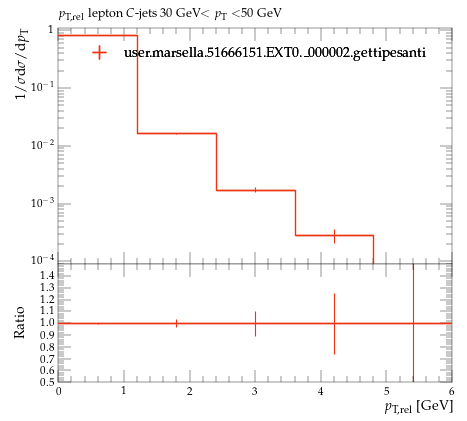

The script that saved this image:
#! /usr/bin/env python

# This Python script was auto-generated using YODA v2.0.2.
# Analysis object: /MC_HFDECAYS/avg_C_jet_l_pTrel_30_50
# Timestamp: 24-07-2026 (16:40:05)

import matplotlib as mpl
import matplotlib.pyplot as plt
mpl.use('Agg') # comment out for interactive use
import os
import numpy as np

plotDir = os.path.split(os.path.realpath(__file__))[0]
if 'YODA_USER_PLOT_PATH' in globals():
    plot_outdir = globals()['YODA_USER_PLOT_PATH']
else:
    plot_outdir = plotDir

#plot style
plt.style.use(os.path.join(plotDir, '../default.mplstyle'))
# plot metadata
figW, figH = plt.rcParams['figure.figsize']
ax_xLabel = r'$p_\mathrm{T,rel}$ [GeV]'
ax_yLabel = r'$1/\sigma \mathrm{d}\sigma/\mathrm{d}p_\mathrm{T}$'
ax_title  = r'$p_\mathrm{T,rel}$ lepton $C$-jets 30 GeV$<p_\mathrm{T}<$50 GeV'
ax_xScale = 'linear'
ax_yScale = 'log'
xLims = (0.0, 6.0)
yLims = (9e-05, 1.1)

# TeX-friendly labels for the legend
labels = {
    'legend' : ([ r"user.marsella.51666151.EXT0.\_000002.gettipesanti" ], r""),
}

# Adjust canvas width and height
canvasW = 10.0
canvasH = 9.0
figW *= canvasW/10.
figH *= canvasH/9.

# Create figure and axis objects
fig, (ax, ratio0_ax) = plt.subplots(2, 1, sharex=True,
                  figsize=(figW,figH), gridspec_kw={'height_ratios': (6.0, 3.0)})

# Set figure margins
plt.subplots_adjust(
    left   = 1.0 * plt.rcParams['figure.subplot.left'],
    right  = 1.0 * plt.rcParams['figure.subplot.right'],
    top    = 1.0 * plt.rcParams['figure.subplot.top'],
    bottom = 1.0 * plt.rcParams['figure.subplot.bottom'])

ratio0_ax.yaxis.set_major_locator(mpl.ticker.MultipleLocator(0.1))
ratio0_ax.set_ylim(0.5, 1.4999)
ratio0_ax.set_ylabel('Ratio')

# the numerical data is stored in a separate file
dataf = dict()
prefix = os.path.split(__file__)[0]
if prefix:    prefix = prefix + '/'
exec(open(prefix+'avg_C_jet_l_pTrel_30_50__data.py').read(), dataf)


legend_handles = dict() # keep track of handles for the legend

# style options for curves
# starts at zorder>=5 to draw curve on top of legend
styles = {
  'user.marsella.51666151.EXT0._000002.gettipesanti.yoda.gz': {
    'color' : '#EE3311',
    'linestyle' : '-',
    'linewidth' : 1,
    'marker' : 'none',
    'markersize' : 2,
    'capsize' : 0.0,
    'zorder' : 5,
    'histstyle' : 1,
    'drawstyle' : 'steps-pre',
    'xerrorbars' : 1,
    'yerrorbars' : 1,
    'fillcolor' : None,
    'fillopacity' : 1.0,
    'ratio0_linestyle' : '-',
    'ratio0_linewidth' : 1,
    'ratio0_marker' : 'none',
    'ratio0_markersize' : 2,
    'ratio0_capsize' : 0.0,
    'ratio0_zorder' : 5,
    'ratio0_histstyle' : 1,
    'ratio0_drawstyle' : 'steps-pre',
    'ratio0_xerrorbars' : 1,
    'ratio0_yerrorbars' : 1,
  },
}

# curve from input yoda files in main panel
for label, yvals in dataf['yvals'].items():
    if all(np.isnan(v) for v in dataf['yvals'][label]):
        continue
    tmp = None
    if styles[label]['histstyle']: # draw as histogram
        xpos = dataf['xedges'][label] if styles[label]['drawstyle'] else dataf['xpoints'][label]
        ypos = np.insert(yvals, 0, yvals[0]) if styles[label]['drawstyle'] else yvals
        if styles[label]['fillcolor']: # fill area below curve
            ax.fill_between(xpos, ypos, step='pre',
                            color=styles[label]['fillcolor'],
                            alpha=styles[label]['fillopacity'])
        tmp, = ax.plot(xpos, ypos,
                       color=styles[label]['color'],
                       linestyle=styles[label]['linestyle'],
                       linewidth=styles[label]['linewidth'],
                       drawstyle=styles[label]['drawstyle'], solid_joinstyle='miter',
                       zorder=styles[label]['zorder'], label=label)
    tmp = ax.errorbar(dataf['xpoints'][label], yvals,
                      xerr=np.array(dataf['xerrs'][label])*styles[label]['xerrorbars'],
                      yerr=np.array(dataf['yerrs'][label])*styles[label]['yerrorbars'],
                      fmt=styles[label]['marker'], capsize=styles[label]['capsize'],
                      markersize=styles[label]['markersize'],
                      ecolor=styles[label]['color'],
                      color=styles[label]['color'], zorder=styles[label]['zorder'])
    tmp[-1][0].set_linestyle(styles[label]['linestyle'])
    tmp[-1][0].set_linewidth(styles[label]['linewidth'])
    if label in dataf['add_legend_handle']:  legend_handles[label] = tmp
    for varLabel in dataf['variation_yvals'].keys():
        if varLabel.startswith(label):
            tmp, = ax.plot(dataf['xedges'][label], dataf['variation_yvals'][varLabel],
                           color=styles[label]['color'],
                           linestyle=styles[label]['linestyle'],
                           linewidth=styles[label]['linewidth'],
                           drawstyle='steps-pre', solid_joinstyle='miter',
                           zorder=styles[label]['zorder'], alpha=0.5)


# plots on ratio panel
# curve from input yoda files in ratio panel
for label, yvals in dataf['ratio0_yvals'].items():
    if all(np.isnan(v) for v in yvals):
        continue
    if styles[label]['ratio0_histstyle']: # plot as histogram
        xpos = dataf['xedges']['user.marsella.51666151.EXT0._000002.gettipesanti.yoda.gz'] if styles[label]['ratio0_drawstyle'] else dataf['xpoints']['user.marsella.51666151.EXT0._000002.gettipesanti.yoda.gz']
        ypos = np.insert(yvals, 0, yvals[0]) if styles[label]['ratio0_drawstyle'] else yvals
        ratio0_ax.plot(xpos, ypos,
                       color=styles[label]['color'],
                       linewidth=styles[label]['linewidth'],
                       linestyle=styles[label]['ratio0_linestyle'],
                       drawstyle=styles[label]['ratio0_drawstyle'], zorder=styles[label]['zorder'],
                       solid_joinstyle='miter')
    tmp = ratio0_ax.errorbar(dataf['xpoints']['user.marsella.51666151.EXT0._000002.gettipesanti.yoda.gz'], yvals,
                             xerr=np.array(dataf['ref_xerrs'])*styles[label]['ratio0_xerrorbars'],
                             yerr=np.array(dataf['ratio0_yerrs'][label])*styles[label]['ratio0_yerrorbars'],
                             fmt=styles[label]['ratio0_marker'], capsize=styles[label]['ratio0_capsize'],
                             markersize=styles[label]['ratio0_markersize'],
                             ecolor=styles[label]['color'],
                             color=styles[label]['color'])
    tmp[-1][0].set_linestyle(styles[label]['ratio0_linestyle'])
    tmp[-1][0].set_linewidth(styles[label]['ratio0_linewidth'])

    for varlabel in dataf['ratio0_variation_vals'].keys():
        if varlabel.startswith(label):
            ratio0_ax.plot(dataf['xedges']['user.marsella.51666151.EXT0._000002.gettipesanti.yoda.gz'],
                            dataf['ratio0_variation_vals'][varlabel],
                            color=styles[label]['color'],
                            linestyle=styles[label]['linestyle'],
                            linewidth=styles[label]['linewidth'],
                            drawstyle='steps-pre', solid_joinstyle='miter',
                            zorder=1, alpha=0.5)

legend_items = list(legend_handles.values())
ax.add_artist(ax.legend(legend_items,
                        labels['legend'][0],
                        title=labels['legend'][1],
                        alignment='left',
                        loc='upper center',
                        bbox_to_anchor=(0.5, 0.97)))

# set plot metadata as defined above
ratio0_ax.set_xlabel(ax_xLabel)
ratio0_ax.xaxis.set_label_coords(1., -0.15)
ax.set_ylabel(ax_yLabel, ha='right', va='top')
ax.yaxis.set_label_coords(-0.11, 1.0)
ax.set_title(ax_title, loc='left')
ax.set_xscale(ax_xScale)
ax.set_yscale(ax_yScale)
ax.set_xlim(xLims)
ax.set_ylim(yLims)

# tick formatting
plt.rcParams['xtick.top'] = True
plt.rcParams['ytick.right'] = True
ax.yaxis.set_major_locator(mpl.ticker.LogLocator(base=10.0, numticks=np.inf))
ax.yaxis.set_minor_locator(mpl.ticker.LogLocator(
                           base=10.0, subs=np.arange(0.1, 1, 0.1), numticks=np.inf))
fig.align_ylabels((ax, ratio0_ax))
plt.savefig(os.path.join(plot_outdir, 'avg_C_jet_l_pTrel_30_50.pdf'), format='PDF')
plt.savefig(os.path.join(plot_outdir, 'avg_C_jet_l_pTrel_30_50.png'), format='PNG')

plt.close(fig)
